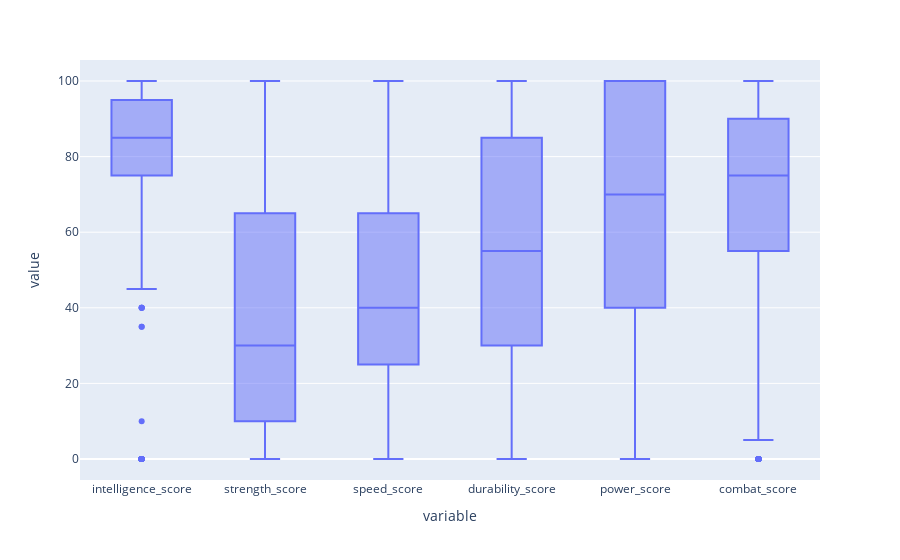

Notebook cell for this chart:
### Markdown cell above
Estos son precisamente los atributos de interés que aparecerán luego. Veamos sus distribuciones

### Code cell
exploration_df.select_dtypes("int").boxplot()

### Figure 1 — Plotly figure (JSON) as saved in the notebook; plotly's stock layout.template omitted (floating-point values rounded to 4 significant figures; data arrays with more than 128 entries replaced by an {"elided": "..."} marker saying what was removed)
{"data": [{"alignmentgroup": "True", "hovertemplate": "variable=%{x}<br>value=%{y}<extra></extra>", "legendgroup": "", "marker": {"color": "#636efa"}, "name": "", "notched": false, "offsetgroup": "", "orientation": "v", "showlegend": false, "type": "box", "x": {"elided": "7710 str values"}, "x0": " ", "xaxis": "x", "y": {"elided": "7710 int values"}, "y0": " ", "yaxis": "y"}], "layout": {"autosize": true, "boxmode": "group", "legend": {"tracegroupgap": 0}, "margin": {"t": 60}, "xaxis": {"anchor": "y", "autorange": true, "domain": [0, 1], "range": [-0.5, 5.5], "title": {"text": "variable"}, "type": "category"}, "yaxis": {"anchor": "x", "autorange": true, "domain": [0, 1], "range": [-5.556, 105.6], "title": {"text": "value"}, "type": "linear"}}}
